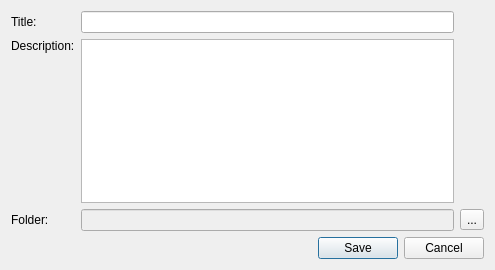
<?xml version="1.0" encoding="UTF-8"?>
<ui version="4.0">
 <class>PmrWorkspacesNewWorkspace</class>
 <widget class="QDialog" name="PmrWorkspacesNewWorkspace">
  <property name="geometry">
   <rect>
    <x>0</x>
    <y>0</y>
    <width>495</width>
    <height>270</height>
   </rect>
  </property>
  <property name="windowTitle">
   <string>Create a New Workspace</string>
  </property>
  <layout class="QVBoxLayout" name="verticalLayout_2">
   <item>
    <layout class="QVBoxLayout" name="verticalLayout">
     <item>
      <layout class="QGridLayout" name="gridLayout">
       <item row="0" column="0">
        <widget class="QLabel" name="label_title">
         <property name="text">
          <string>Title:</string>
         </property>
        </widget>
       </item>
       <item row="0" column="1">
        <widget class="QLineEdit" name="title"/>
       </item>
       <item row="1" column="0">
        <widget class="QLabel" name="label_description">
         <property name="text">
          <string>Description:</string>
         </property>
         <property name="alignment">
          <set>Qt::AlignLeading|Qt::AlignLeft|Qt::AlignTop</set>
         </property>
        </widget>
       </item>
       <item row="1" column="1">
        <widget class="QPlainTextEdit" name="description"/>
       </item>
       <item row="2" column="0">
        <widget class="QLabel" name="label_path">
         <property name="text">
          <string>Folder:</string>
         </property>
        </widget>
       </item>
       <item row="2" column="1">
        <widget class="QLineEdit" name="path">
         <property name="enabled">
          <bool>false</bool>
         </property>
         <property name="readOnly">
          <bool>false</bool>
         </property>
        </widget>
       </item>
       <item row="2" column="2">
        <widget class="QToolButton" name="choosePath">
         <property name="text">
          <string>...</string>
         </property>
        </widget>
       </item>
      </layout>
     </item>
     <item>
      <widget class="QDialogButtonBox" name="cancel_save">
       <property name="orientation">
        <enum>Qt::Horizontal</enum>
       </property>
       <property name="standardButtons">
        <set>QDialogButtonBox::Cancel|QDialogButtonBox::Save</set>
       </property>
      </widget>
     </item>
    </layout>
   </item>
  </layout>
 </widget>
 <resources/>
 <connections/>
</ui>
